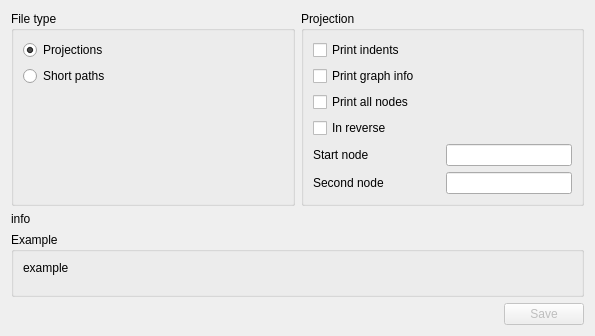
<?xml version="1.0" encoding="UTF-8"?>
<ui version="4.0">
 <class>SaveProjectionForm</class>
 <widget class="QWidget" name="SaveProjectionForm">
  <property name="geometry">
   <rect>
    <x>0</x>
    <y>0</y>
    <width>595</width>
    <height>336</height>
   </rect>
  </property>
  <property name="windowTitle">
   <string>Save projections</string>
  </property>
  <layout class="QGridLayout" name="gridLayout" rowstretch="0,0,1,0">
   <item row="0" column="0">
    <widget class="QGroupBox" name="typeGroupBox">
     <property name="sizePolicy">
      <sizepolicy hsizetype="Preferred" vsizetype="Preferred">
       <horstretch>0</horstretch>
       <verstretch>0</verstretch>
      </sizepolicy>
     </property>
     <property name="title">
      <string>File type</string>
     </property>
     <layout class="QVBoxLayout" name="verticalLayout_3">
      <item>
       <widget class="QRadioButton" name="projectionRadio">
        <property name="toolTip">
         <string>Writes in file projection from some selected respectived node.</string>
        </property>
        <property name="text">
         <string>Projections</string>
        </property>
        <property name="checked">
         <bool>true</bool>
        </property>
       </widget>
      </item>
      <item>
       <widget class="QRadioButton" name="shortPathRadio">
        <property name="toolTip">
         <string>Writes in file all available short paths from one node to another.</string>
        </property>
        <property name="text">
         <string>Short paths</string>
        </property>
       </widget>
      </item>
      <item>
       <spacer name="verticalSpacer_2">
        <property name="orientation">
         <enum>Qt::Vertical</enum>
        </property>
        <property name="sizeHint" stdset="0">
         <size>
          <width>20</width>
          <height>1</height>
         </size>
        </property>
       </spacer>
      </item>
     </layout>
    </widget>
   </item>
   <item row="0" column="1">
    <widget class="QGroupBox" name="groupBox">
     <property name="title">
      <string>Projection</string>
     </property>
     <layout class="QVBoxLayout" name="verticalLayout_2">
      <item>
       <widget class="QCheckBox" name="printIndentsCheck">
        <property name="toolTip">
         <string>&lt;html&gt;&lt;head/&gt;&lt;body&gt;
&lt;p&gt;Print indents for more readable data. Used in bracket style.&lt;br/&gt;
Each new nesting increase indent lewel.&lt;/p&gt;
&lt;p&gt;
Example:
&lt;table&gt;
&lt;tr&gt;
&lt;td&gt;
Turned off:&lt;br&gt;
1(2(3(4 5) 7))
&lt;/td&gt;
&lt;td&gt;
Turned on:&lt;br&gt;
1(&lt;br&gt;
&amp;middot; &amp;middot; 2(&lt;br&gt;
&amp;middot; &amp;middot; &amp;middot; &amp;middot; 3(&lt;br&gt;
&amp;middot; &amp;middot; &amp;middot; &amp;middot; &amp;middot; &amp;middot; 4&lt;br&gt; 
&amp;middot; &amp;middot; &amp;middot; &amp;middot; &amp;middot; &amp;middot; 5&lt;br&gt;
&amp;middot; &amp;middot; &amp;middot; &amp;middot; ) &lt;br&gt;
&amp;middot; &amp;middot; &amp;middot; &amp;middot; 7&lt;br&gt;
&amp;middot; &amp;middot; )&lt;br&gt;
)
&lt;/td&gt;
&lt;/tr&gt;
&lt;/table&gt;&lt;/p&gt;&lt;/body&gt;&lt;/html&gt;</string>
        </property>
        <property name="text">
         <string>Print indents</string>
        </property>
       </widget>
      </item>
      <item>
       <widget class="QCheckBox" name="printInfoCheck">
        <property name="toolTip">
         <string>&lt;html&gt;&lt;head/&gt;&lt;body&gt;&lt;p&gt;Prints graph additional information. &lt;/p&gt;&lt;p&gt;For example: &lt;br/&gt;name of generated type (hypercube torus); &lt;br/&gt;parameters, used by generator (dimention, big raidus, small radius);&lt;br/&gt;basic weight of all edges;&lt;/p&gt;&lt;p&gt;Example in file:&lt;/p&gt;&lt;p&gt;{TYPE=HYPERCUBE}&lt;br/&gt;{DIMENTION=6}&lt;br/&gt;{WEIGHT=1}&lt;/p&gt;&lt;/body&gt;&lt;/html&gt;</string>
        </property>
        <property name="text">
         <string>Print graph info</string>
        </property>
        <property name="checked">
         <bool>false</bool>
        </property>
       </widget>
      </item>
      <item>
       <widget class="QCheckBox" name="printAllNodesCheck">
        <property name="text">
         <string>Print all nodes</string>
        </property>
       </widget>
      </item>
      <item>
       <widget class="QCheckBox" name="reverseCheck">
        <property name="text">
         <string>In reverse</string>
        </property>
       </widget>
      </item>
      <item>
       <layout class="QHBoxLayout" name="horizontalLayout">
        <item>
         <widget class="QLabel" name="label">
          <property name="text">
           <string>Start node</string>
          </property>
         </widget>
        </item>
        <item>
         <widget class="QLineEdit" name="startNodeLineEdit">
          <property name="sizePolicy">
           <sizepolicy hsizetype="Minimum" vsizetype="Fixed">
            <horstretch>0</horstretch>
            <verstretch>0</verstretch>
           </sizepolicy>
          </property>
          <property name="toolTip">
           <string>Node id for start writing bracket style paths.</string>
          </property>
          <property name="text">
           <string notr="true"/>
          </property>
          <property name="maxLength">
           <number>10</number>
          </property>
         </widget>
        </item>
       </layout>
      </item>
      <item>
       <layout class="QHBoxLayout" name="horizontalLayout_3">
        <property name="bottomMargin">
         <number>0</number>
        </property>
        <item>
         <widget class="QLabel" name="label_2">
          <property name="text">
           <string>Second node</string>
          </property>
         </widget>
        </item>
        <item>
         <widget class="QLineEdit" name="secondNodeLineEdit">
          <property name="sizePolicy">
           <sizepolicy hsizetype="Minimum" vsizetype="Fixed">
            <horstretch>0</horstretch>
            <verstretch>0</verstretch>
           </sizepolicy>
          </property>
         </widget>
        </item>
       </layout>
      </item>
     </layout>
    </widget>
   </item>
   <item row="1" column="0" colspan="2">
    <widget class="QLabel" name="infoLabel">
     <property name="text">
      <string>info</string>
     </property>
     <property name="alignment">
      <set>Qt::AlignLeading|Qt::AlignLeft|Qt::AlignTop</set>
     </property>
     <property name="wordWrap">
      <bool>true</bool>
     </property>
    </widget>
   </item>
   <item row="2" column="0" colspan="2">
    <widget class="QGroupBox" name="groupBox_2">
     <property name="title">
      <string>Example</string>
     </property>
     <layout class="QVBoxLayout" name="verticalLayout">
      <item>
       <widget class="QLabel" name="exampleLabel">
        <property name="text">
         <string notr="true">example</string>
        </property>
        <property name="alignment">
         <set>Qt::AlignLeading|Qt::AlignLeft|Qt::AlignTop</set>
        </property>
       </widget>
      </item>
     </layout>
    </widget>
   </item>
   <item row="3" column="0" colspan="2">
    <layout class="QHBoxLayout" name="horizontalLayout_2" stretch="1,0">
     <item>
      <spacer name="horizontalSpacer">
       <property name="orientation">
        <enum>Qt::Horizontal</enum>
       </property>
       <property name="sizeHint" stdset="0">
        <size>
         <width>40</width>
         <height>20</height>
        </size>
       </property>
      </spacer>
     </item>
     <item>
      <widget class="QPushButton" name="saveButton">
       <property name="enabled">
        <bool>false</bool>
       </property>
       <property name="focusPolicy">
        <enum>Qt::TabFocus</enum>
       </property>
       <property name="text">
        <string>Save</string>
       </property>
       <property name="autoDefault">
        <bool>true</bool>
       </property>
      </widget>
     </item>
    </layout>
   </item>
  </layout>
 </widget>
 <resources/>
 <connections/>
</ui>
